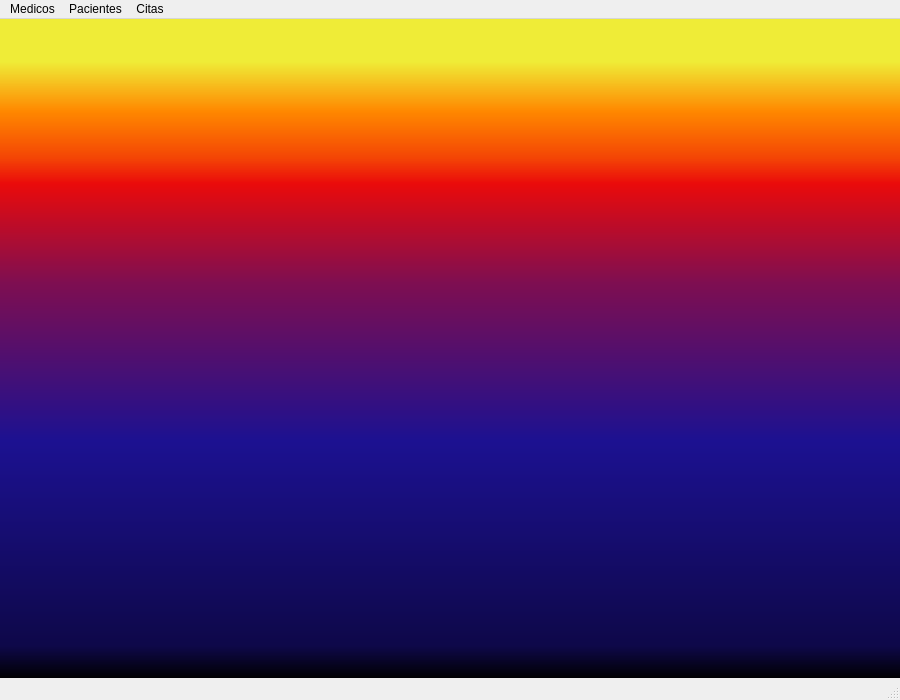
<?xml version="1.0" encoding="UTF-8"?>
<ui version="4.0">
 <class>menu</class>
 <widget class="QMainWindow" name="menu">
  <property name="geometry">
   <rect>
    <x>0</x>
    <y>0</y>
    <width>900</width>
    <height>700</height>
   </rect>
  </property>
  <property name="windowTitle">
   <string>Menu</string>
  </property>
  <property name="windowIcon">
   <iconset resource="resources.qrc">
    <normaloff>:/icons/recursos/menuicon.ico</normaloff>:/icons/recursos/menuicon.ico</iconset>
  </property>
  <property name="styleSheet">
   <string notr="true"/>
  </property>
  <widget class="QWidget" name="centralwidget">
   <property name="styleSheet">
    <string notr="true">#centralwidget{		
	border:2px;
	background-color:qlineargradient(spread:pad, x1:0, y1:1, x2:0, y2:0, stop:0 rgba(0, 0, 0, 255), stop:0.05 rgba(14, 8, 73, 255), stop:0.36 rgba(28, 17, 145, 255), stop:0.6 rgba(126, 14, 81, 255), stop:0.75 rgba(234, 11, 11, 255), stop:0.79 rgba(244, 70, 5, 255), stop:0.86 rgba(255, 136, 0, 255), stop:0.935 rgba(239, 236, 55, 255));
}</string>
   </property>
  </widget>
  <widget class="QMenuBar" name="menubar">
   <property name="geometry">
    <rect>
     <x>0</x>
     <y>0</y>
     <width>900</width>
     <height>21</height>
    </rect>
   </property>
   <widget class="QMenu" name="menuMedicos">
    <property name="title">
     <string>Medicos</string>
    </property>
    <widget class="QMenu" name="menuConsulta">
     <property name="title">
      <string>Consulta</string>
     </property>
     <addaction name="actionGeneral"/>
     <addaction name="actionEspecialista"/>
    </widget>
    <addaction name="actionAgregar"/>
    <addaction name="actionModificar"/>
    <addaction name="actionEliminar"/>
    <addaction name="menuConsulta"/>
    <addaction name="separator"/>
    <addaction name="actionSalir"/>
   </widget>
   <widget class="QMenu" name="menuPacientes">
    <property name="title">
     <string>Pacientes</string>
    </property>
    <addaction name="actionAgregar_2"/>
    <addaction name="actionModificar_2"/>
    <addaction name="actionEliminar_2"/>
    <addaction name="actionConsultar"/>
   </widget>
   <widget class="QMenu" name="menuCitas">
    <property name="title">
     <string>Citas</string>
    </property>
    <widget class="QMenu" name="menuConsultar">
     <property name="title">
      <string>Consultar</string>
     </property>
     <addaction name="actionPor_fecha"/>
     <addaction name="actionPor_medico"/>
    </widget>
    <addaction name="actionAgregar_3"/>
    <addaction name="actionModificar_3"/>
    <addaction name="actionEliminar_3"/>
    <addaction name="menuConsultar"/>
   </widget>
   <addaction name="menuMedicos"/>
   <addaction name="menuPacientes"/>
   <addaction name="menuCitas"/>
  </widget>
  <widget class="QStatusBar" name="statusbar"/>
  <action name="actionAgregar">
   <property name="text">
    <string>Agregar</string>
   </property>
  </action>
  <action name="actionModificar">
   <property name="text">
    <string>Modificar</string>
   </property>
  </action>
  <action name="actionEliminar">
   <property name="text">
    <string>Eliminar</string>
   </property>
  </action>
  <action name="actionGeneral">
   <property name="text">
    <string>General</string>
   </property>
  </action>
  <action name="actionEspecialista">
   <property name="text">
    <string>Especialista</string>
   </property>
  </action>
  <action name="actionAgregar_2">
   <property name="text">
    <string>Agregar</string>
   </property>
  </action>
  <action name="actionModificar_2">
   <property name="text">
    <string>Modificar</string>
   </property>
  </action>
  <action name="actionEliminar_2">
   <property name="text">
    <string>Eliminar</string>
   </property>
  </action>
  <action name="actionConsultar">
   <property name="text">
    <string>Consultar</string>
   </property>
  </action>
  <action name="actionAgregar_3">
   <property name="text">
    <string>Agregar</string>
   </property>
  </action>
  <action name="actionModificar_3">
   <property name="text">
    <string>Modificar</string>
   </property>
  </action>
  <action name="actionEliminar_3">
   <property name="text">
    <string>Eliminar</string>
   </property>
  </action>
  <action name="actionPor_fecha">
   <property name="text">
    <string>Por fecha</string>
   </property>
  </action>
  <action name="actionPor_medico">
   <property name="text">
    <string>Por medico</string>
   </property>
  </action>
  <action name="actionSalir">
   <property name="text">
    <string>Salir</string>
   </property>
  </action>
 </widget>
 <resources>
  <include location="resources.qrc"/>
 </resources>
 <connections/>
</ui>
